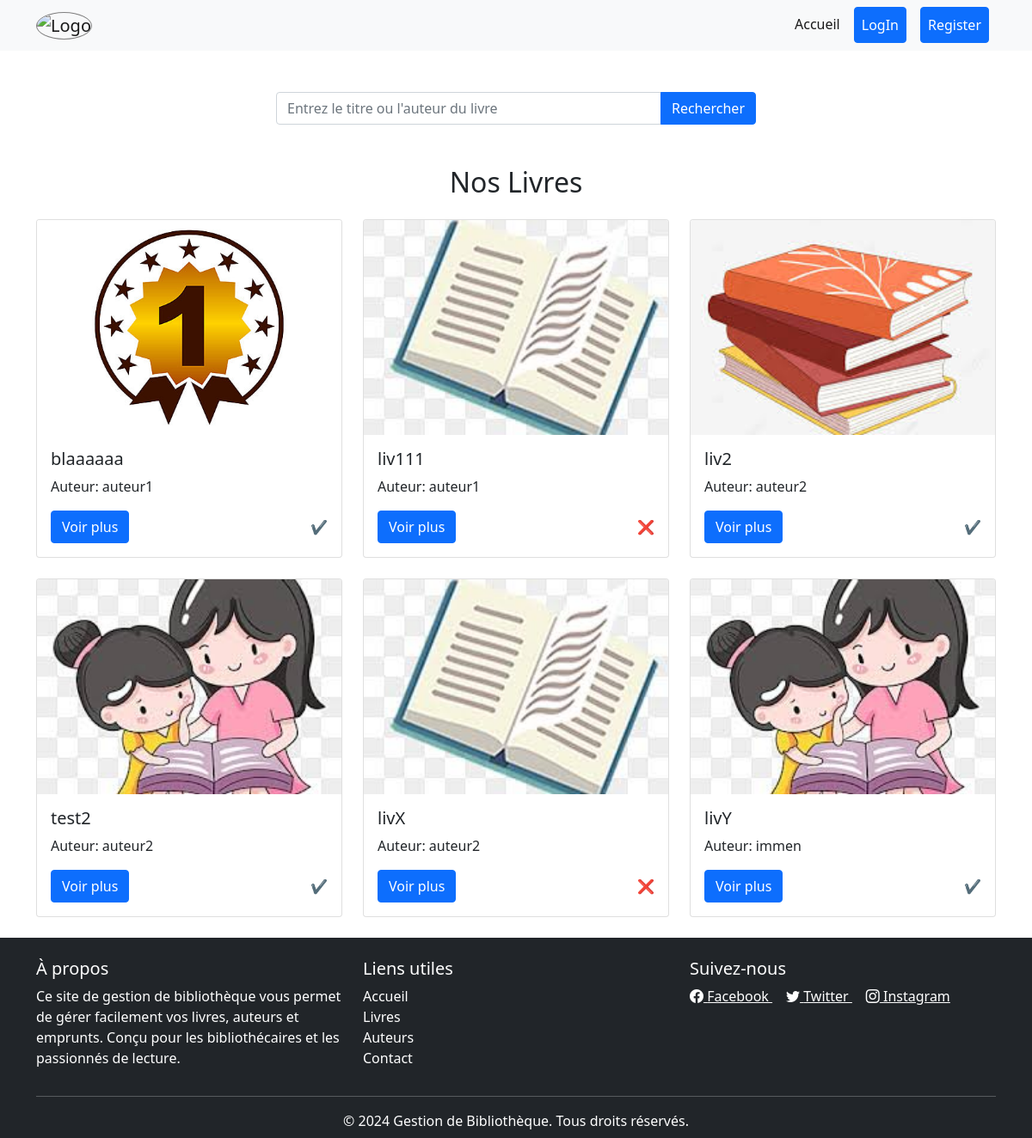
The page / on the database its author committed.
### tables this page shows
CREATE TABLE `Livre` (
  `id` int NOT NULL,
  `titre` varchar(255) NOT NULL,
  `auteur_id` int NOT NULL,
  `genre_id` int NOT NULL,
  `ISBN` varchar(13) NOT NULL,
  `disponible` tinyint(1) NOT NULL,
  `image` varchar(255) DEFAULT NULL
);

CREATE TABLE `Auteur` (
  `id` int NOT NULL,
  `nom` varchar(255) NOT NULL,
  `biographie` text,
  `date_de_naissance` date DEFAULT NULL
);

### index.php (the view)
<?php
require 'header.php';
?>
<main>
    <div class="container mt-5">
        <form action="index.php" method="GET" class="d-flex justify-content-center">
            <div class="input-group w-50">
                <input
                    type="text"
                    class="form-control"
                    placeholder="Entrez le titre ou l'auteur du livre"
                    name="query"
                    value="<?php echo isset($_GET['query']) ? ($_GET['query']) : ''; ?>"
                    required
                >
                <button class="btn btn-primary" type="submit">Rechercher</button>
            </div>
        </form>
    </div>
    <div class="container mt-5">
        <h2 class="text-center mb-4">Nos Livres</h2>
        <div class="row row-cols-1 row-cols-md-3 g-4">
        <?php
        require 'DbConnection.php';
        if ($pdo) {
            if (isset($_GET['query']) && !empty($_GET['query'])) {
                $query = "%" . $_GET['query'] . "%";
                $req = "SELECT Livre.id,Livre.image , Livre.titre, Livre.auteur_id, Livre.disponible dispo, Auteur.nom AS auteur_nom
                        FROM Livre
                        JOIN Auteur ON Livre.auteur_id = Auteur.id
                        WHERE Livre.titre LIKE :query OR Auteur.nom LIKE :query";
                $stmt = $pdo->prepare($req);
                $stmt->execute(['query' => $query]);
            } else {
                $req = "SELECT Livre.id,Livre.image ,Livre.titre, Livre.auteur_id, Livre.disponible dispo, Auteur.nom AS auteur_nom
                        FROM Livre
                        JOIN Auteur ON Livre.auteur_id = Auteur.id";
                $stmt = $pdo->query($req);
            }
            if ($stmt->rowCount() > 0) {
                while ($ligne = $stmt->fetch(PDO::FETCH_ASSOC)) {
                    ?>
                    <div class="col">
                        <div class="card">
                            <img src="<?= htmlspecialchars($ligne['image']) ?>" class="card-img-top w-100"
                            style="height: 250px; object-fit: cover;"  alt="Image du livre">
                            <div class="card-body">
                                <h5 class="card-title"><?php echo htmlspecialchars($ligne['titre']); ?></h5>
                                <p class="card-text">Auteur: <?php echo htmlspecialchars($ligne['auteur_nom']); ?></p>
                              <div class="d-flex align-items-center justify-content-between">
                                <a href="detailsdulivre.php?id=<?php echo $ligne['id']; ?>" class="btn btn-primary me-3">
                                    Voir plus
                                </a>
                                <?php if ($ligne['dispo'] == 1): ?>
                                    <span class="text-success">
                                    ✔️
                                    </span>
                                <?php else: ?>
                                    <span class="text-danger">
                                    ❌
                                    </span>
                                <?php endif; ?>
                            </div>
                            </div>
                        </div>
                    </div>
                    <?php
                }
            } else {
                echo "<p class='text-center text-danger'>Aucun livre trouvé .</p>";
            }
        }
        ?>
        </div>
    </div>
</main>
<?php require 'footer.php'; ?>

### header.php (style rules this page uses)
body { display: flex; flex-direction: column; min-height: 100vh; margin: 0; }
main { flex: 1; }

### rows shown on the page
livre: image (picture), titre "blaaaaaa", auteur.nom "auteur1"
livre: image (picture), titre "liv111", auteur.nom "auteur1"
livre: image (picture), titre "liv2", auteur.nom "auteur2"
livre: image (picture), titre "test2", auteur.nom "auteur2"
livre: image (picture), titre "livX", auteur.nom "auteur2"
livre: image (picture), titre "livY", auteur.nom "immen"
